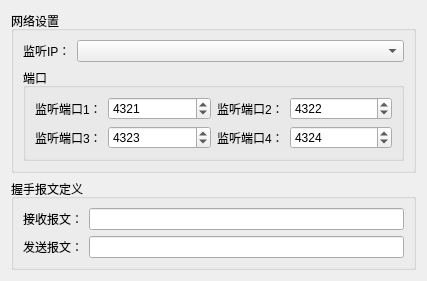
<?xml version="1.0" encoding="UTF-8"?>
<ui version="4.0">
 <class>ConfWidget</class>
 <widget class="QWidget" name="ConfWidget">
  <property name="geometry">
   <rect>
    <x>0</x>
    <y>0</y>
    <width>427</width>
    <height>266</height>
   </rect>
  </property>
  <property name="windowTitle">
   <string>Form</string>
  </property>
  <layout class="QGridLayout" name="gridLayout_4">
   <item row="0" column="0">
    <widget class="QGroupBox" name="groupBox_2">
     <property name="title">
      <string>网络设置</string>
     </property>
     <layout class="QGridLayout" name="gridLayout_3">
      <item row="0" column="1">
       <widget class="QComboBox" name="m_cbxListenIp">
        <property name="sizePolicy">
         <sizepolicy hsizetype="Expanding" vsizetype="Fixed">
          <horstretch>0</horstretch>
          <verstretch>0</verstretch>
         </sizepolicy>
        </property>
       </widget>
      </item>
      <item row="0" column="0">
       <widget class="QLabel" name="label_3">
        <property name="text">
         <string>监听IP：</string>
        </property>
       </widget>
      </item>
      <item row="2" column="0" colspan="2">
       <widget class="QGroupBox" name="m_grpIndependentMode">
        <property name="title">
         <string>端口</string>
        </property>
        <layout class="QGridLayout" name="gridLayout_2">
         <item row="0" column="2">
          <widget class="QLabel" name="label_7">
           <property name="text">
            <string>监听端口2：</string>
           </property>
          </widget>
         </item>
         <item row="0" column="0">
          <widget class="QLabel" name="label_4">
           <property name="text">
            <string>监听端口1：</string>
           </property>
          </widget>
         </item>
         <item row="0" column="1">
          <widget class="QSpinBox" name="m_spinListenPort1">
           <property name="sizePolicy">
            <sizepolicy hsizetype="Expanding" vsizetype="Fixed">
             <horstretch>0</horstretch>
             <verstretch>0</verstretch>
            </sizepolicy>
           </property>
           <property name="maximum">
            <number>65535</number>
           </property>
           <property name="value">
            <number>4321</number>
           </property>
          </widget>
         </item>
         <item row="1" column="0">
          <widget class="QLabel" name="label_8">
           <property name="text">
            <string>监听端口3：</string>
           </property>
          </widget>
         </item>
         <item row="1" column="2">
          <widget class="QLabel" name="label_9">
           <property name="text">
            <string>监听端口4：</string>
           </property>
          </widget>
         </item>
         <item row="1" column="3">
          <widget class="QSpinBox" name="m_spinListenPort4">
           <property name="sizePolicy">
            <sizepolicy hsizetype="Expanding" vsizetype="Fixed">
             <horstretch>0</horstretch>
             <verstretch>0</verstretch>
            </sizepolicy>
           </property>
           <property name="maximum">
            <number>65535</number>
           </property>
           <property name="value">
            <number>4324</number>
           </property>
          </widget>
         </item>
         <item row="0" column="3">
          <widget class="QSpinBox" name="m_spinListenPort2">
           <property name="sizePolicy">
            <sizepolicy hsizetype="Expanding" vsizetype="Fixed">
             <horstretch>0</horstretch>
             <verstretch>0</verstretch>
            </sizepolicy>
           </property>
           <property name="maximum">
            <number>65535</number>
           </property>
           <property name="value">
            <number>4322</number>
           </property>
          </widget>
         </item>
         <item row="1" column="1">
          <widget class="QSpinBox" name="m_spinListenPort3">
           <property name="sizePolicy">
            <sizepolicy hsizetype="Expanding" vsizetype="Fixed">
             <horstretch>0</horstretch>
             <verstretch>0</verstretch>
            </sizepolicy>
           </property>
           <property name="maximum">
            <number>65535</number>
           </property>
           <property name="value">
            <number>4323</number>
           </property>
          </widget>
         </item>
        </layout>
       </widget>
      </item>
     </layout>
    </widget>
   </item>
   <item row="1" column="0">
    <widget class="QGroupBox" name="groupBox">
     <property name="title">
      <string>握手报文定义</string>
     </property>
     <layout class="QGridLayout" name="gridLayout">
      <item row="0" column="1">
       <widget class="QLineEdit" name="m_edtHandshakeRequest"/>
      </item>
      <item row="0" column="0">
       <widget class="QLabel" name="label_5">
        <property name="text">
         <string>接收报文：</string>
        </property>
       </widget>
      </item>
      <item row="1" column="0">
       <widget class="QLabel" name="label_6">
        <property name="text">
         <string>发送报文：</string>
        </property>
       </widget>
      </item>
      <item row="1" column="1">
       <widget class="QLineEdit" name="m_edtHandshakeResponse"/>
      </item>
     </layout>
    </widget>
   </item>
   <item row="2" column="0">
    <spacer name="verticalSpacer">
     <property name="orientation">
      <enum>Qt::Vertical</enum>
     </property>
     <property name="sizeHint" stdset="0">
      <size>
       <width>20</width>
       <height>40</height>
      </size>
     </property>
    </spacer>
   </item>
  </layout>
 </widget>
 <resources/>
 <connections/>
</ui>
